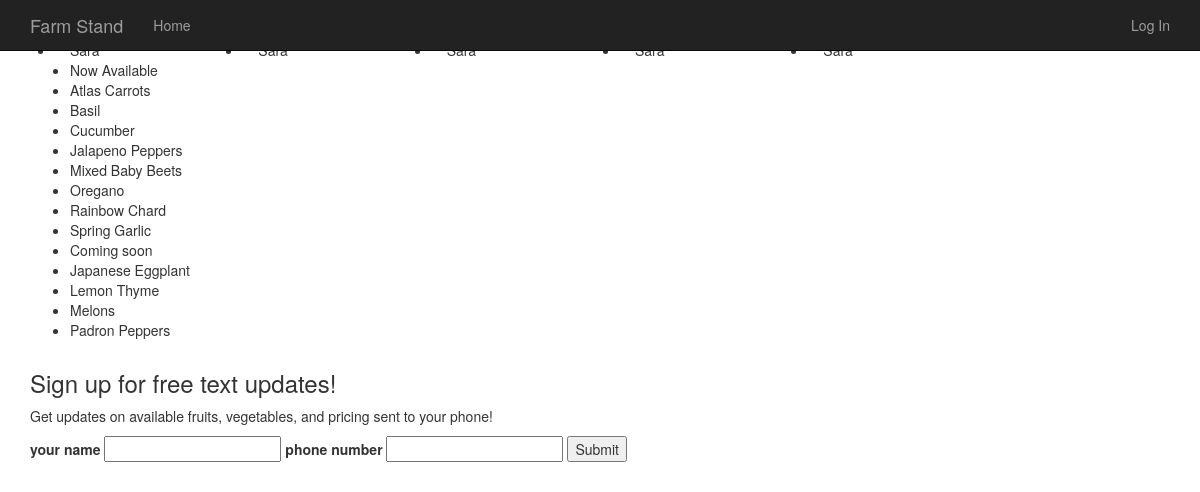
The page / on the database its author committed.
### app/models.py (models this page shows, shortened)
class Foods(db.Model):
    __tablename__ = 'foods'
    id = db.Column(db.Integer, primary_key=True)
    name = db.Column(db.String(64))
    available = db.Column(db.Boolean)

### app/main/views.py (the view, shortened to what this page needs)
@main.route('/', methods=['GET', 'POST'])
def index():
    form = NamePhoneForm()
    foods = Foods.query.all()
    interestedpeople = Interestedpeople.query.all()
    return render_template('index.html', form=form, foods=foods, interestedpeople=interestedpeople)

### app/main/forms.py
class NamePhoneForm(Form):
    name = StringField('your name', validators=[Required()])
    phone = StringField('phone number', validators=[Required()])
    submit = SubmitField('Submit')

### app/main/__init__.py (called while the page is built)
@main.app_context_processor
def inject_permissions():
    return dict(Permission=Permission)

### app/templates/index.html (shortened to what this page needs)
{% extends "base.html" %}
{% import "bootstrap/wtf.html" as wtf %}
{% block content %}
<div class="market-header">
  <div class="container">
    <div class="row">
      <ul class="farmers">
        <li class="col-md-2">Sara</li>
        <li class="col-md-2">Sara</li>
        <li class="col-md-2">Sara</li>
        <li class="col-md-2">Sara</li>
        <li class="col-md-2">Sara</li>
      </ul>
    </div>
  </div>
</div>
<div class="container">
  <div class="crop-list">
    <ul class="farm-items">
      <li class="now-title">Now Available</li>
      {% for food in foods %}
        {% if food.available == True %}
          <li class="available">{{food.name}}</li>
        {% endif%}
      {% endfor %}
      <li class="coming-title">Coming soon</li>
      {% for food in foods %}
        {% if food.available == False %}
          <li class="coming-soon">{{food.name}}</li>
        {% endif%}
      {% endfor %}
    </ul>
  </div>
</div>
<div class="fast-sign-up">
  <div class="container">
    <div class="sign-up-content">
      <h3>Sign up for free text updates!</h3>
      <p>Get updates on available fruits, vegetables, and pricing sent to your phone!</p>
      <form method="post">
        {{ form.name.label }} {{ form.name() }}
        {{ form.phone.label }} {{ form.phone() }}
        {{ form.submit() }}
      </form>
    </div>
  </div>
</div>
{% endblock %}

### rows shown on the page
Foods: name "Atlas Carrots"
Foods: name "Basil"
Foods: name "Cucumber"
Foods: name "Jalapeno Peppers"
Foods: name "Mixed Baby Beets"
Foods: name "Oregano"
Foods: name "Rainbow Chard"
Foods: name "Spring Garlic"
Foods: name "Japanese Eggplant"
Foods: name "Lemon Thyme"
Foods: name "Melons"
Foods: name "Padron Peppers"
